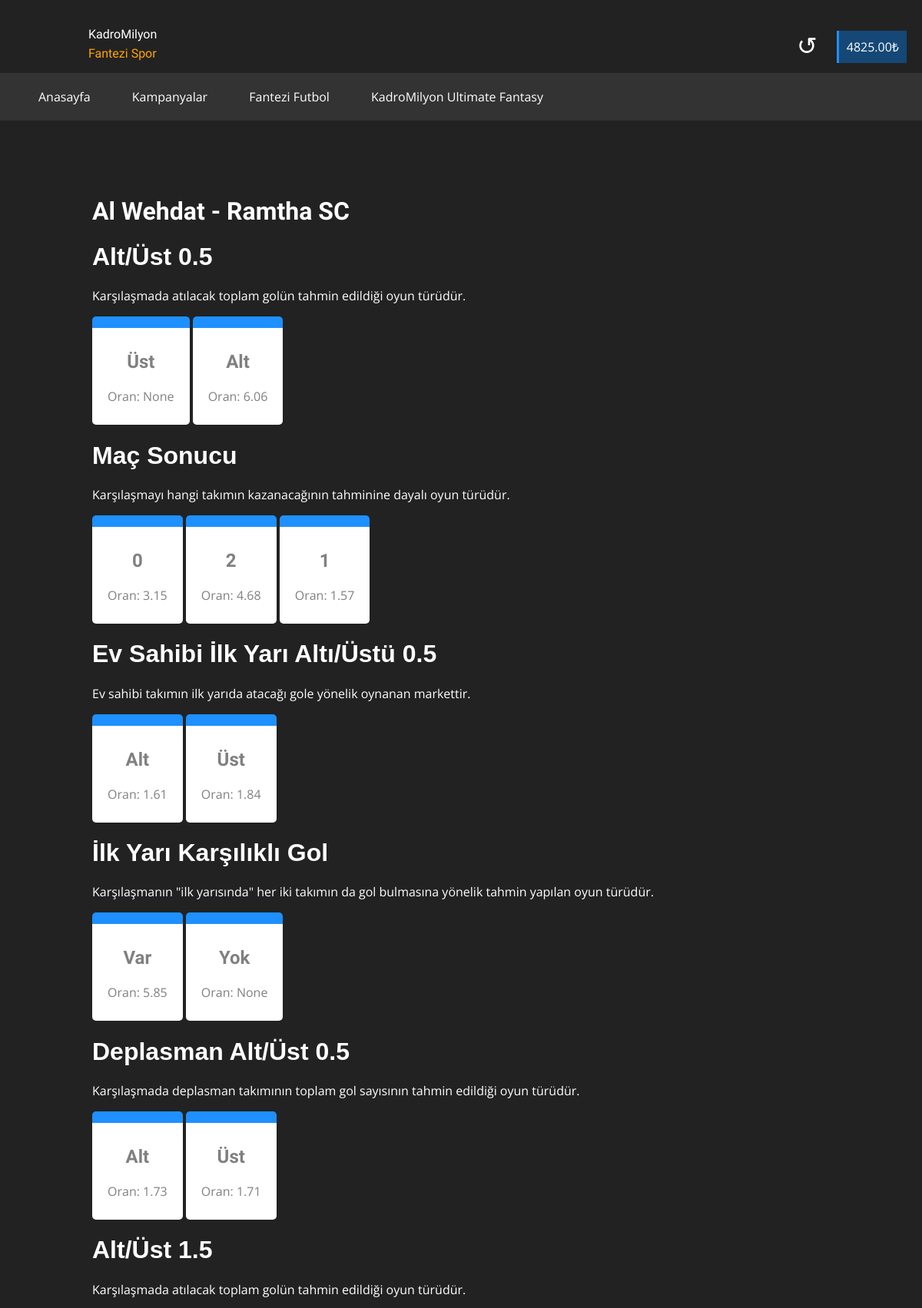
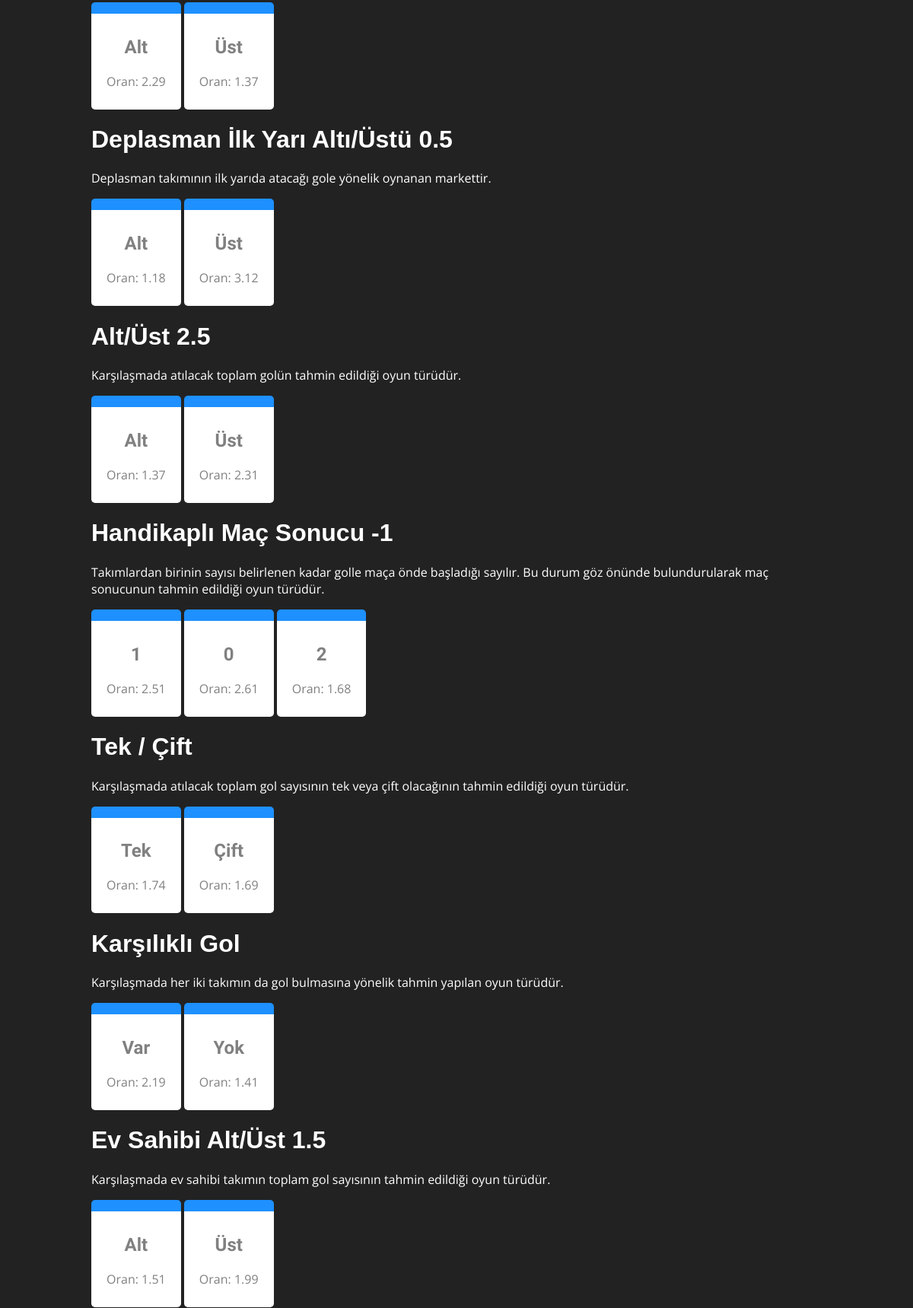
The app's page /bahis/mac/8 (signed in, upper part) with its own data (2 pictures, top to bottom).
### app.py (models this page shows, shortened)
class User(db.Model, UserMixin):
    id = db.Column(db.Integer, primary_key=True)
    username = db.Column(db.String)
    email = db.Column(db.String, unique=True)
    password = db.Column(db.String)
    is_admin = db.Column(db.Boolean, default=False)
    balance = db.Column(db.Float, default=0)
    referred_by = db.Column(db.String)

class OpenBet(db.Model):
    id = db.Column(db.Integer, primary_key=True)
    api_match_id = db.Column(db.String)
    bet_ending_datetime = db.Column(db.DateTime)
    league_icon_url = db.Column(db.String)
    match_league = db.Column(db.String)
    team_1 = db.Column(db.String)
    team_2 = db.Column(db.String)
    @property
    def bet_options(self):
        return BetOption.query.filter_by(open_bet_fk=self.id).all()

class BetOption(db.Model):
    id = db.Column(db.Integer, primary_key=True)
    game_name = db.Column(db.String)
    game_details = db.Column(db.String)
    open_bet_fk = db.Column(db.Integer)
    match_name_row = db.Column(db.String)
    @property
    def bet_odds(self):
        return BetOdd.query.filter_by(bet_option_fk=self.id).all()

class BetOdd(db.Model):
    id = db.Column(db.Integer, primary_key=True)
    game_id = db.Column(db.String)
    odd = db.Column(db.Float)
    value = db.Column(db.String)
    bet_option_fk = db.Column(db.Integer)
    status = db.Column(db.String, default="Sonuçlanmadı")
    @property
    def user_selected(self):
        current_coupon = BetCoupon.query.filter_by(user_fk=current_user.id).filter_by(status="Oluşturuluyor").first()
        if not current_coupon:
            return False
        selected_odds = [i.bet_odd_fk for i in BetSelectedOption.query.filter_by(bet_coupon_fk=current_coupon.id)]
        return self.id in selected_odds

### app.py (the view)
@app.route("/bahis/mac/<bahis_id>")
def bahis_mac(bahis_id):
    open_bet = OpenBet.query.get(bahis_id)
    return flask.render_template("bahis/bahis_detay.html", open_bet=open_bet)

### app.py (called while the page is built)
@login_manager.user_loader
def user_loader(user_id):
    user = User.query.get(user_id)
    return user

### templates/bahis/bahis_detay.html (shortened to what this page needs)
<!doctype html>
<html lang="en">
<head>
</head>
<body style="background-color: #222; padding: 0; margin: 0; font-family: 'Open Sans', sans-serif">
    <div style="width: 100%; box-sizing: border-box; height: 220px; ">
        <img src="/static/kadromilyon.png" alt="" style="width: 75px; padding: 20px; float: left">
        <div style="float: left;" id="hid-mob">
            <p style="color: white; font-size: 1rem; margin-top: 35px; font-family: 'Protest Guerrilla', sans-serif">
                KadroMilyon
            </p>
            <p style="color: orange; font-size: 1rem; margin-top: -10px; font-family: 'Protest Guerrilla', sans-serif">
                Fantezi Spor
            </p>
        </div>
        <div style="float: right; margin-top: 50px;">
            {% if current_user.is_authenticated %}
                <div style="background-color: rgba(0,134,255,0.38); border-left: dodgerblue 3px solid; color: white; padding: 10px; box-sizing: border-box; margin-right: 20px; margin-top: -10px; float: right">
                    <span id="balance">{{'%0.2f'| format(current_user.balance|float)}}</span>₺
                </div>
                <span onclick="refreshBalance()" style="margin-right: 25px; font-size: 2rem; float: right; color: white; margin-top: -13px">&#x21ba;</span>
            {% else %}
                <a href="/login" style="color: white; text-decoration: none; margin-right: 25px;">Giriş Yap</a>
                <a href="/signup" style="color: dodgerblue; text-decoration: none; margin-right: 25px;">Üye Ol</a>
            {% endif %}
        </div>
        <div style="padding: 20px 50px; overflow-x: auto; float: left; white-space: nowrap; width: 100vw; background-color: #333; box-sizing: border-box">
            <span style="display: inline-block; color: white" onclick="document.location = '/'">
                Anasayfa
            </span>
            <span style="display: inline-block; margin-left: 50px; color: white" onclick="document.location = '/bonuses'">
                Kampanyalar
            </span>
            <span style="display: inline-block; margin-left: 50px; color: white" onclick="document.location = '/fantasy'">
                Fantezi Futbol
            </span>
            <span style="display: inline-block; margin-left: 50px; color: white" onclick="document.location = '/ultimate_fantasy'">
                KadroMilyon Ultimate Fantasy
            </span>
        </div>
    </div>
  <center>
    <div style="width: 80%; padding: 15px; text-align: left; color: white;">
      <h1 style="font-family: 'Protest Guerrilla', sans-serif">{{ open_bet.team_1 }} - {{ open_bet.team_2 }}</h1>
      {% for i in open_bet.bet_options %}
        <h1 style="font-family: 'Protest Guerrila', sans-serif">
          {{ i.game_name }}
        </h1>
        <p>
          {{ i.game_details }}
        </p>
        <div style="white-space: nowrap; overflow-x: auto;">
            {% for c in i.bet_odds %}
                {% if c.user_selected %}
                    <center style="border-radius: 5px; border-top: dodgerblue 15px solid; color: white; padding: 10px 20px; background-color: #ff4c59; width: fit-content; box-sizing: border-box; display: inline-block" class="bet-odd" onclick="document.location = '/remove_bet/{{c.id}}'">
                        <h2 style="font-family: 'Protest Guerrilla', sans-serif">{{ c.value }}</h2>
                        <p style="color: white">Oran: {{ c.odd }}</p>
                    </center>
                {% else %}
                    <center style="border-radius: 5px; border-top: dodgerblue 15px solid; color: gray; padding: 10px 20px; width: fit-content; box-sizing: border-box; display: inline-block" class="bet-odd" onclick="document.location = '/take_bet/{{c.id}}'">
                        <h2 style="font-family: 'Protest Guerrilla', sans-serif">{{ c.value }}</h2>
                        <p style="color: gray">Oran: {{ c.odd }}</p>
                    </center>
                {% endif %}
            {% endfor %}
        </div>
      {% endfor %}
    </div>
  </center>
</body>
</html>

### templates/bahis/bahis_detay.html (style rules this page uses)
.bet-odd { background-color: white; }

### records on screen
User: balance "4825.00"
OpenBet: team_1 "Al Wehdat", team_2 "Ramtha SC"
BetOption: game_name "Alt/Üst 0.5", game_details "Karşılaşmada atılacak toplam golün tahmin edildiği oyun türüdür."
BetOdd: value "Üst", odd "None"
BetOdd: value "Alt", odd "6.06"
BetOption: game_name "Maç Sonucu", game_details "Karşılaşmayı hangi takımın kazanacağının tahminine dayalı oyun türüdür."
BetOdd: value "0", odd "3.15"
BetOdd: value "2", odd "4.68"
BetOdd: value "1", odd "1.57"
BetOption: game_name "Ev Sahibi İlk Yarı Altı/Üstü 0.5", game_details "Ev sahibi takımın ilk yarıda atacağı gole yönelik oynanan markettir."
BetOdd: value "Alt", odd "1.61"
BetOdd: value "Üst", odd "1.84"
BetOption: game_name "İlk Yarı Karşılıklı Gol", game_details "Karşılaşmanın \"ilk yarısında\" her iki takımın da gol bulmasına yönelik tahmin yapılan oyun türüdür."
BetOdd: value "Var", odd "5.85"
BetOdd: value "Yok", odd "None"
BetOption: game_name "Deplasman Alt/Üst 0.5", game_details "Karşılaşmada deplasman takımının toplam gol sayısının tahmin edildiği oyun türüdür."
BetOdd: value "Alt", odd "1.73"
BetOdd: value "Üst", odd "1.71"
BetOption: game_name "Alt/Üst 1.5", game_details "Karşılaşmada atılacak toplam golün tahmin edildiği oyun türüdür."
BetOdd: value "Alt", odd "2.29"
BetOdd: value "Üst", odd "1.37"
BetOption: game_name "Deplasman İlk Yarı Altı/Üstü 0.5", game_details "Deplasman takımının ilk yarıda atacağı gole yönelik oynanan markettir."
BetOdd: value "Alt", odd "1.18"
BetOdd: value "Üst", odd "3.12"
BetOption: game_name "Alt/Üst 2.5", game_details "Karşılaşmada atılacak toplam golün tahmin edildiği oyun türüdür."
BetOdd: value "Alt", odd "1.37"
BetOdd: value "Üst", odd "2.31"
BetOption: game_name "Handikaplı Maç Sonucu -1", game_details "Takımlardan birinin sayısı belirlenen kadar golle maça önde başladığı sayılır. Bu durum göz önünde bulundurularak maç sonucunun tahmin edildiği oyun türüdür."
BetOdd: value "1", odd "2.51"
BetOdd: value "0", odd "2.61"
BetOdd: value "2", odd "1.68"
BetOption: game_name "Tek / Çift", game_details "Karşılaşmada atılacak toplam gol sayısının tek veya çift olacağının tahmin edildiği oyun türüdür."
BetOdd: value "Tek", odd "1.74"
BetOdd: value "Çift", odd "1.69"
BetOption: game_name "Karşılıklı Gol", game_details "Karşılaşmada her iki takımın da gol bulmasına yönelik tahmin yapılan oyun türüdür."
BetOdd: value "Var", odd "2.19"
BetOdd: value "Yok", odd "1.41"
BetOption: game_name "Ev Sahibi Alt/Üst 1.5", game_details "Karşılaşmada ev sahibi takımın toplam gol sayısının tahmin edildiği oyun türüdür."
BetOdd: value "Alt", odd "1.51"
BetOdd: value "Üst", odd "1.99"
